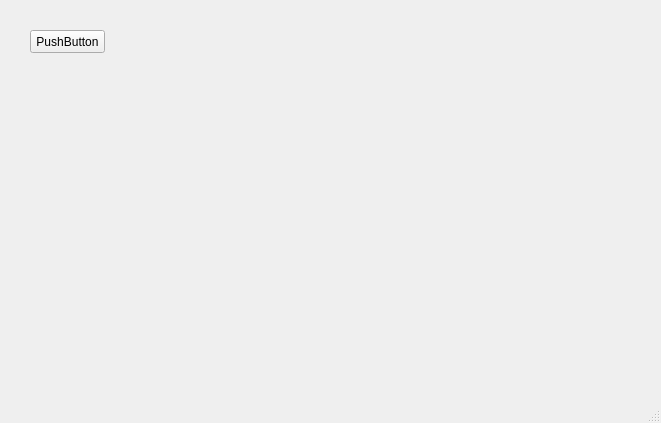
<?xml version="1.0" encoding="UTF-8"?>
<ui version="4.0">
 <class>wnd_spkm_incClass</class>
 <widget class="QMainWindow" name="wnd_spkm_incClass">
  <property name="geometry">
   <rect>
    <x>0</x>
    <y>0</y>
    <width>661</width>
    <height>423</height>
   </rect>
  </property>
  <property name="windowTitle">
   <string>MainWindow</string>
  </property>
  <widget class="QWidget" name="centralwidget">
   <widget class="QPushButton" name="pushButton">
    <property name="geometry">
     <rect>
      <x>30</x>
      <y>30</y>
      <width>75</width>
      <height>23</height>
     </rect>
    </property>
    <property name="text">
     <string>PushButton</string>
    </property>
   </widget>
  </widget>
  <widget class="QMenuBar" name="menubar">
   <property name="geometry">
    <rect>
     <x>0</x>
     <y>0</y>
     <width>661</width>
     <height>25</height>
    </rect>
   </property>
  </widget>
  <widget class="QStatusBar" name="statusbar"/>
 </widget>
 <resources/>
 <connections/>
</ui>
